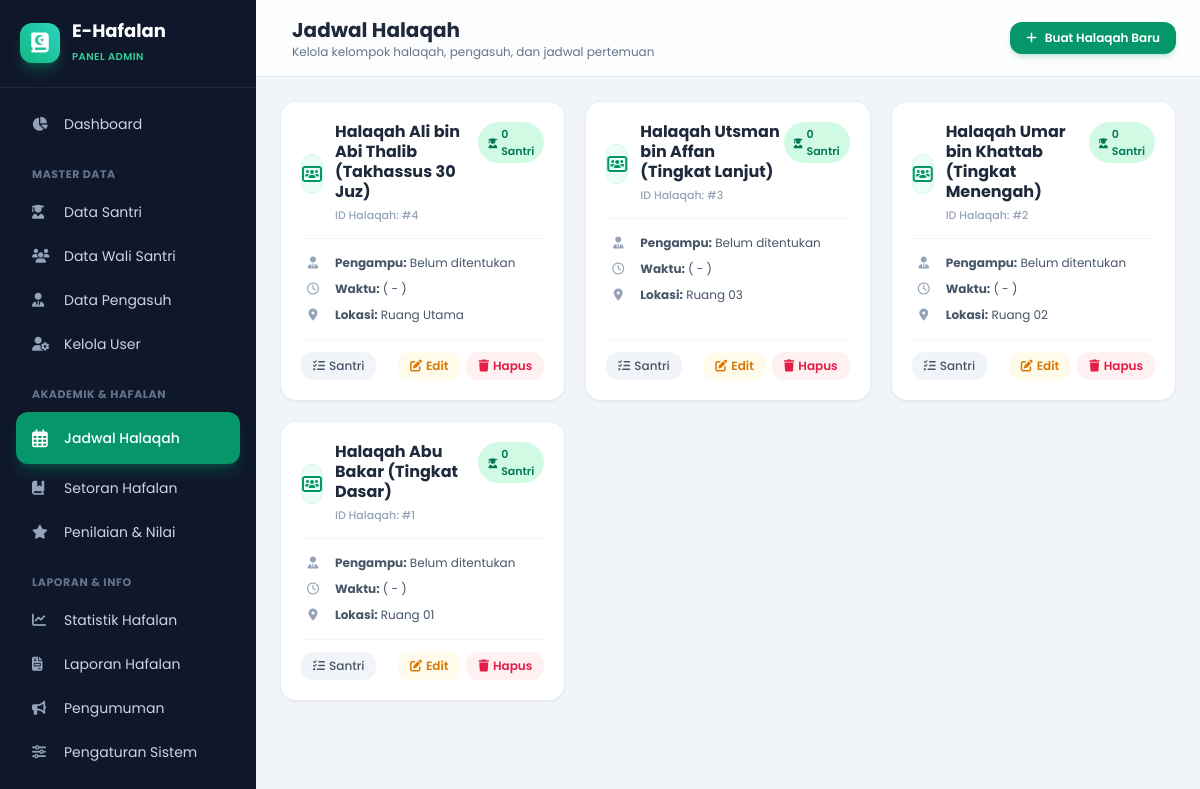
The page /dasboard/ustad/jadwal.php (signed in) on the database its author committed.
### tables this page shows
CREATE TABLE `halaqah` (
  `id` INT AUTO_INCREMENT PRIMARY KEY,
  `nama_halaqah` VARCHAR(100) NOT NULL,
  `ustad_id` INT NULL,
  `ruangan` VARCHAR(50) NULL,
  `created_at` TIMESTAMP DEFAULT CURRENT_TIMESTAMP,
  FOREIGN KEY (`ustad_id`) REFERENCES `users`(`id`) ON DELETE SET NULL
);

### dasboard/ustad/jadwal.php (the view, shortened to what this page needs)
<?php
require_once '../../config/koneksi.php';
$query = "SELECT h.*, u.nama AS nama_pengasuh, COUNT(s.id) AS total_santri
          FROM halaqah h
          LEFT JOIN users u ON h.ustad_id = u.id
          LEFT JOIN santri s ON s.halaqah_id = h.id
          GROUP BY h.id
          ORDER BY h.id DESC";
$result = mysqli_query($koneksi, $query);
?>
<!DOCTYPE html>
<html lang="id">
<head>
    <script src="https://cdn.tailwindcss.com"></script>
    <link rel="stylesheet" href="https://cdnjs.cloudflare.com/ajax/libs/font-awesome/6.4.0/css/all.min.css">
</head>
<body class="bg-slate-100 min-h-screen text-slate-800 flex flex-col md:flex-row pb-20 md:pb-0"
      x-data="{ mobileMenuOpen: false }">
    <aside :class="mobileMenuOpen ? 'translate-x-0' : '-translate-x-full md:translate-x-0'"
           class="w-64 bg-slate-900 text-slate-300 flex flex-col h-screen fixed md:sticky top-0 z-50 transition-transform duration-300 ease-in-out shadow-2xl md:shadow-none">
        <div class="p-5 border-b border-slate-800 flex items-center justify-between">
            <div class="flex items-center space-x-3">
                <div class="w-10 h-10 rounded-xl bg-gradient-to-tr from-emerald-500 to-teal-400 flex items-center justify-center text-white text-xl font-bold shadow-lg shadow-emerald-500/30 transform hover:rotate-6 transition-transform">
                    <i class="fa-solid fa-quran"></i>
                </div>
                <div>
                    <h1 class="font-bold text-white text-lg leading-tight">E-Hafalan</h1>
                    <span class="text-[10px] text-emerald-400 font-semibold tracking-wider uppercase">Panel Admin</span>
                </div>
            </div>
        </div>
        <nav class="flex-1 p-4 space-y-1 overflow-y-auto text-sm no-scrollbar">
            <a href="dasboard.php" class="flex items-center space-x-3 px-4 py-2.5 rounded-xl hover:bg-slate-800 hover:text-white transition-all duration-200 group">
                <i class="fa-solid fa-chart-pie text-slate-400 group-hover:text-emerald-400 w-5 transition-colors"></i>
                <span>Dashboard</span>
            </a>
            <div class="pt-4 pb-1 px-4 text-[11px] font-bold uppercase tracking-wider text-slate-500">Master Data</div>
            <a href="santri.php" class="flex items-center space-x-3 px-4 py-2.5 rounded-xl hover:bg-slate-800 hover:text-white transition-all duration-200 group">
                <i class="fa-solid fa-user-graduate text-slate-400 group-hover:text-emerald-400 w-5 transition-colors"></i>
                <span>Data Santri</span>
            </a>
            <a href="wali.php" class="flex items-center space-x-3 px-4 py-2.5 rounded-xl hover:bg-slate-800 hover:text-white transition-all duration-200 group">
                <i class="fa-solid fa-users text-slate-400 group-hover:text-emerald-400 w-5 transition-colors"></i>
                <span>Data Wali Santri</span>
            </a>
            <a href="pengasuh.php" class="flex items-center space-x-3 px-4 py-2.5 rounded-xl hover:bg-slate-800 hover:text-white transition-all duration-200 group">
                <i class="fa-solid fa-user-tie text-slate-400 group-hover:text-emerald-400 w-5 transition-colors"></i>
                <span>Data Pengasuh</span>
            </a>
            <a href="users.php" class="flex items-center space-x-3 px-4 py-2.5 rounded-xl hover:bg-slate-800 hover:text-white transition-all duration-200 group">
                <i class="fa-solid fa-user-gear text-slate-400 group-hover:text-emerald-400 w-5 transition-colors"></i>
                <span>Kelola User</span>
            </a>
            <div class="pt-4 pb-1 px-4 text-[11px] font-bold uppercase tracking-wider text-slate-500">Akademik & Hafalan</div>
            <a href="jadwal.php" class="flex items-center space-x-3 px-4 py-3 rounded-xl bg-emerald-600 text-white font-medium shadow-lg shadow-emerald-600/30 hover:scale-[1.02] transition-all duration-200">
                <i class="fa-regular fa-calendar-alt text-lg w-5"></i>
                <span>Jadwal Halaqah</span>
            </a>
            <a href="setoran.php" class="flex items-center space-x-3 px-4 py-2.5 rounded-xl hover:bg-slate-800 hover:text-white transition-all duration-200 group">
                <i class="fa-solid fa-book-bookmark text-slate-400 group-hover:text-emerald-400 w-5 transition-colors"></i>
                <span>Setoran Hafalan</span>
            </a>
            <a href="penilaian.php" class="flex items-center space-x-3 px-4 py-2.5 rounded-xl hover:bg-slate-800 hover:text-white transition-all duration-200 group">
                <i class="fa-solid fa-star text-slate-400 group-hover:text-emerald-400 w-5 transition-colors"></i>
                <span>Penilaian & Nilai</span>
            </a>
            <div class="pt-4 pb-1 px-4 text-[11px] font-bold uppercase tracking-wider text-slate-500">Laporan & Info</div>
            <a href="statistik.php" class="flex items-center space-x-3 px-4 py-2.5 rounded-xl hover:bg-slate-800 hover:text-white transition-all duration-200 group">
                <i class="fa-solid fa-chart-line text-slate-400 group-hover:text-emerald-400 w-5 transition-colors"></i>
                <span>Statistik Hafalan</span>
            </a>
            <a href="laporan.php" class="flex items-center space-x-3 px-4 py-2.5 rounded-xl hover:bg-slate-800 hover:text-white transition-all duration-200 group">
                <i class="fa-solid fa-file-invoice text-slate-400 group-hover:text-emerald-400 w-5 transition-colors"></i>
                <span>Laporan Hafalan</span>
            </a>
            <a href="pengumuman.php" class="flex items-center space-x-3 px-4 py-2.5 rounded-xl hover:bg-slate-800 hover:text-white transition-all duration-200 group">
                <i class="fa-solid fa-bullhorn text-slate-400 group-hover:text-emerald-400 w-5 transition-colors"></i>
                <span>Pengumuman</span>
            </a>
            <a href="setting.php" class="flex items-center space-x-3 px-4 py-2.5 rounded-xl hover:bg-slate-800 hover:text-white transition-all duration-200 group">
                <i class="fa-solid fa-sliders text-slate-400 group-hover:text-emerald-400 w-5 transition-colors"></i>
                <span>Pengaturan Sistem</span>
            </a>
        </nav>
    </aside>
    <main class="flex-1 flex flex-col min-w-0 overflow-x-hidden">
        <header class="bg-white/80 backdrop-blur-md border-b border-slate-200 px-4 sm:px-6 py-4 flex items-center justify-between sticky top-0 z-20">
            <div class="flex items-center space-x-3">
                <div>
                    <h2 class="text-lg sm:text-xl font-bold text-slate-800">Jadwal Halaqah</h2>
                    <p class="text-xs text-slate-500 hidden sm:block">Kelola kelompok halaqah, pengasuh, dan jadwal pertemuan</p>
                </div>
            </div>
            <a href="tambah_jadwal.php" class="px-3 sm:px-4 py-2 bg-emerald-600 hover:bg-emerald-700 active:scale-95 text-white rounded-xl text-xs font-semibold shadow-md shadow-emerald-600/20 transition-all flex items-center space-x-1 sm:space-x-2">
                <i class="fa-solid fa-plus"></i>
                <span>Buat Halaqah Baru</span>
            </a>
        </header>
        <div class="p-4 sm:p-6 space-y-6 animate-fade-in">
            <div class="grid grid-cols-1 md:grid-cols-2 lg:grid-cols-3 gap-5">
                <?php if (mysqli_num_rows($result) > 0): ?>
                    <?php while ($h = mysqli_fetch_assoc($result)): ?>
                        <div class="bg-white rounded-2xl border border-slate-200/80 p-5 shadow-sm hover:shadow-md transition-all flex flex-col justify-between group">
                            <div>
                                <div class="flex items-start justify-between mb-3 pb-3 border-b border-slate-100">
                                    <div class="flex items-center space-x-3">
                                        <div class="w-10 h-10 rounded-xl bg-emerald-50 border border-emerald-100 text-emerald-600 flex items-center justify-center font-bold text-base group-hover:bg-emerald-600 group-hover:text-white transition-colors">
                                            <i class="fa-solid fa-users-rectangle"></i>
                                        </div>
                                        <div>
                                            <h3 class="font-bold text-slate-800 text-base leading-tight"><?php echo htmlspecialchars($h['nama_halaqah']); ?></h3>
                                            <span class="text-[11px] text-slate-400 font-medium">ID Halaqah: #<?php echo $h['id']; ?></span>
                                        </div>
                                    </div>
                                    <span class="px-2.5 py-1 rounded-full text-[11px] font-semibold bg-emerald-100 text-emerald-700 flex items-center space-x-1">
                                        <i class="fa-solid fa-user-graduate text-[10px]"></i>
                                        <span><?php echo $h['total_santri']; ?> Santri</span>
                                    </span>
                                </div>
                                <div class="space-y-2.5 text-xs text-slate-600 my-4">
                                    <div class="flex items-center space-x-2.5">
                                        <div class="w-6 text-center text-slate-400">
                                            <i class="fa-solid fa-user-tie"></i>
                                        </div>
                                        <span class="truncate"><b>Pengampu:</b> <?php echo htmlspecialchars($h['nama_pengasuh'] ?? 'Belum ditentukan'); ?></span>
                                    </div>
                                    <div class="flex items-center space-x-2.5">
                                        <div class="w-6 text-center text-slate-400">
                                            <i class="fa-regular fa-clock"></i>
                                        </div>
                                        <span><b>Waktu:</b> <?php echo htmlspecialchars($h['hari'] . ' (' . $h['jam_mulai'] . ' - ' . $h['jam_selesai'] . ')'); ?></span>
                                    </div>
                                    <div class="flex items-center space-x-2.5">
                                        <div class="w-6 text-center text-slate-400">
                                            <i class="fa-solid fa-location-dot"></i>
                                        </div>
                                        <span class="truncate"><b>Lokasi:</b> <?php echo htmlspecialchars($h['ruangan'] ?? 'Masjid Utama'); ?></span>
                                    </div>
                                </div>
                            </div>
                            <div class="pt-3 border-t border-slate-100 flex items-center justify-between gap-2">
                                <a href="santri.php?halaqah_id=<?php echo $h['id']; ?>" class="px-3 py-1.5 bg-slate-100 text-slate-600 hover:bg-slate-200 rounded-xl text-xs font-medium transition-colors flex items-center space-x-1">
                                    <i class="fa-solid fa-list-check"></i>
                                    <span>Santri</span>
                                </a>
                                <div class="flex items-center space-x-1.5">
                                    <a href="edit_jadwal.php?id=<?php echo $h['id']; ?>" class="px-3 py-1.5 bg-amber-50 text-amber-600 hover:bg-amber-100 rounded-xl text-xs font-semibold transition-colors flex items-center space-x-1">
                                        <i class="fa-solid fa-pen-to-square"></i>
                                        <span>Edit</span>
                                    </a>
                                    <a href="jadwal.php?action=delete&id=<?php echo $h['id']; ?>"
                                       onclick="return confirm('Apakah Anda yakin ingin menghapus kelompok halaqah ini? Santri di dalamnya tidak akan terhapus.');"
                                       class="px-3 py-1.5 bg-rose-50 text-rose-600 hover:bg-rose-100 rounded-xl text-xs font-semibold transition-colors flex items-center space-x-1">
                                        <i class="fa-solid fa-trash"></i>
                                        <span>Hapus</span>
                                    </a>
                                </div>
                            </div>
                        </div>
                    <?php endwhile; ?>
                <?php endif; ?>
            </div>
        </div>
    </main>
</body>
</html>

### dasboard/ustad/jadwal.php (style rules this page uses)
body { font-family: 'Poppins', sans-serif; }
.animate-fade-in { animation: fadeIn 0.35s cubic-bezier(0.16, 1, 0.3, 1) forwards; }
.no-scrollbar { -ms-overflow-style: none; scrollbar-width: none; }

### rows shown on the page
halaqah: nama_halaqah "Halaqah Ali bin Abi Thalib (Takhassus 30 Juz)", id "4", total_santri "0", nama_pengasuh "Belum ditentukan", hari+jam_mulai+jam_selesai "( - )", ruangan "Ruang Utama"
halaqah: nama_halaqah "Halaqah Utsman bin Affan (Tingkat Lanjut)", id "3", total_santri "0", nama_pengasuh "Belum ditentukan", hari+jam_mulai+jam_selesai "( - )", ruangan "Ruang 03"
halaqah: nama_halaqah "Halaqah Umar bin Khattab (Tingkat Menengah)", id "2", total_santri "0", nama_pengasuh "Belum ditentukan", hari+jam_mulai+jam_selesai "( - )", ruangan "Ruang 02"
halaqah: nama_halaqah "Halaqah Abu Bakar (Tingkat Dasar)", id "1", total_santri "0", nama_pengasuh "Belum ditentukan", hari+jam_mulai+jam_selesai "( - )", ruangan "Ruang 01"
